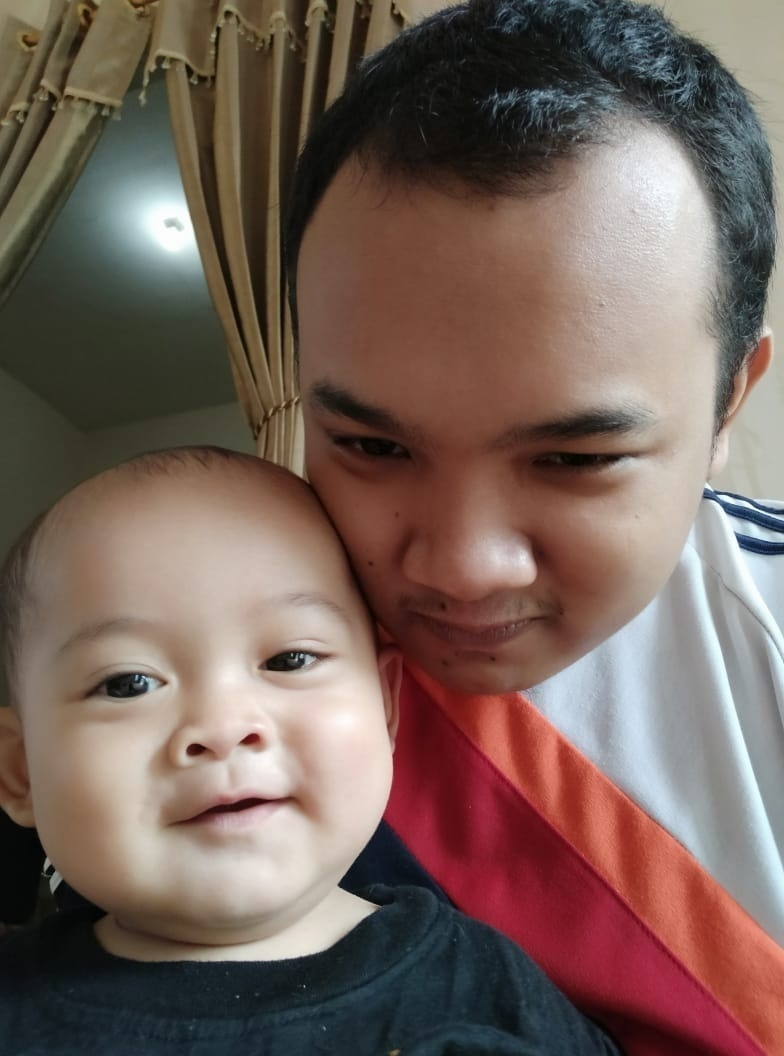
#> input picture Image Procesing Sederhana/foto.jpeg, 784 x 1056 px
$ jupyter execute main.ipynb   (shell and % lines are left out)
#> lines starting #> are read from the running program, lines starting #| are printed output that depends on the picture; after the words box and inside, x2 and y2 are one past the last pixel; in counts of white or black regions, pixels touching at a corner belong together
# Image Processing
Simple examples of image processing concepts on OpenCV. Concepts that we will explored:
Data structures
Color and color conversions
Thresholding and masking
Blurring
Edges

[cell 1]
import matplotlib, cv2
import numpy as np
import matplotlib.pyplot as plt
import matplotlib.image as mpimg

[cell 2]
# read an image
img = cv2.imread('foto.jpeg')
#> img is the input picture: shape (1056, 784, 3); mean B, G, R 90.1, 98, 118.1
im = mpimg.imread('foto.jpeg')

# show image format (basically a 3-d array of pixel color info, in BGR format)
# print('OpenCV : %s \n\n Matplotlib : %s' % (img, im))

[cell 3]
# convert image to RGB color for matplotlib
img = cv2.cvtColor(img, cv2.COLOR_BGR2RGB)

# show image with matplotlib
plt.imshow(img)

[cell 4]
# convert image to grayscale
gray_img = cv2.cvtColor(img, cv2.COLOR_RGB2GRAY)
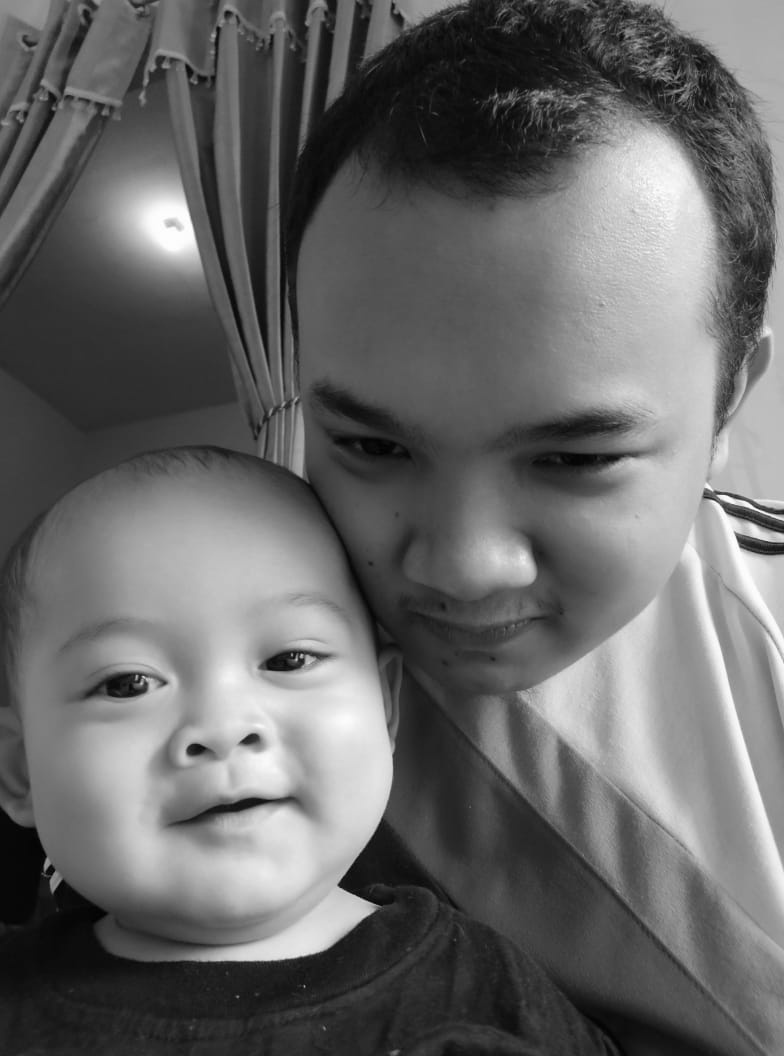
#> gray_img: shape (1056, 784); min 0, max 255, mean 103.1

# grayscale image represented as a 2-d array
print(gray_img)
#> (printed output is left out)

[cell 5]
# have to convert grayscale back to RGB for plt.imshow()
plt.imshow(cv2.cvtColor(gray_img, cv2.COLOR_GRAY2RGB))

# Finding the average color of an image

[cell 6]
# find average per row
# np.average() takes in an axis argument which finds the average across that axis.
average_color_per_row = np.average(img, axis=0)
#> average_color_per_row = 784 rows, first 8: [62.38, 58.2, 45.08], [62.45, 58.3, 45.12], [62.62, 58.23, 45.12], [62.44, 58.08, 44.89], [62.45, 57.96, 44.87], [62.58, 58.11, 44.93], [62.98, 58.31, 45.16], [63.14, 58.46, 45.26]

# find average across average per row
average_color = np.average(average_color_per_row, axis=0)
#> average_color = [118.1, 98.05, 90.09]

# convert back to uint8
average_color = np.uint8(average_color)
#> average_color = [118, 98, 90]
print(average_color)
#| [118  98  90]

[cell 7]
# create 100 x 100 pixel array with average color value
average_color_img = np.array([[average_color]*100]*100, np.uint8)
plt.imshow(average_color_img)

# Binary thresholding on grayscale image

[cell 8]
# threshold for grayscale image
_, threshold_img = cv2.threshold(gray_img, 60, 255, cv2.THRESH_BINARY)
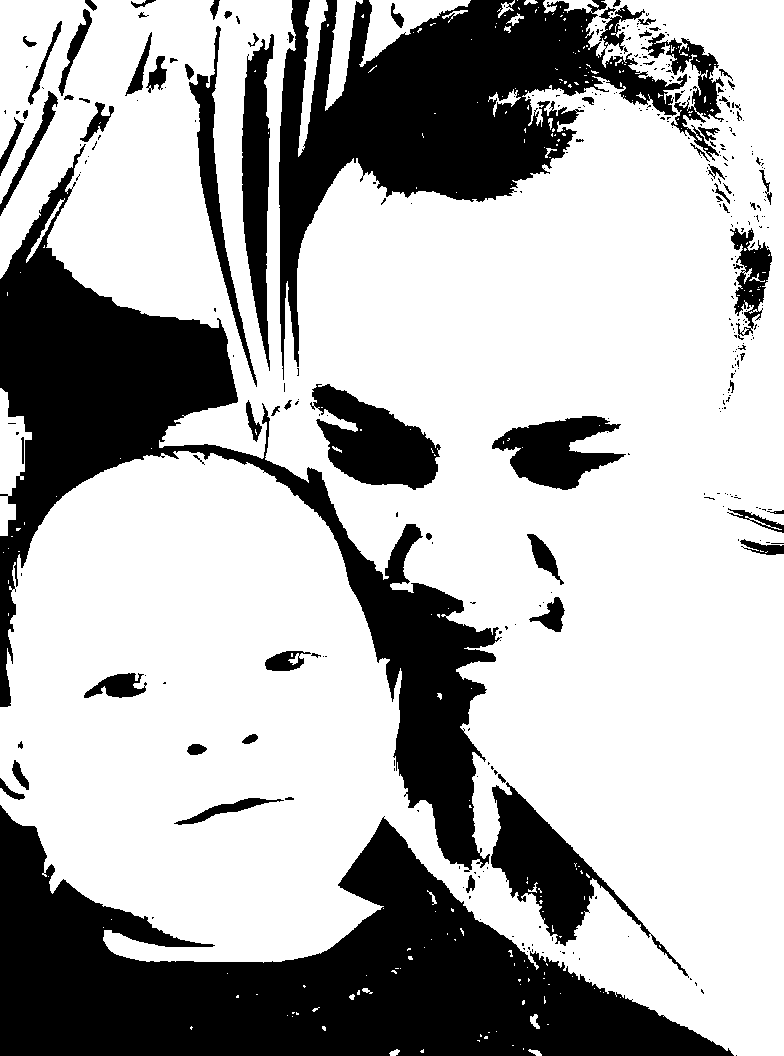
#> threshold_img: shape (1056, 784); 69% white; 353 black regions (276 under 20 px), largest, box (x1, y1, x2, y2) and area: (0, 805, 734, 1056) 86857, (0, 144, 502, 872) 67558, (279, 0, 687, 380) 52914

threshold_img = cv2.cvtColor(threshold_img, cv2.COLOR_GRAY2RGB)
plt.figure(figsize=(15,15))
plt.imshow(threshold_img)

# Binary thresholding on color

[cell 9]
# open new Mondrian Piet painting photo
piet = cv2.imread('foto.jpeg')
piet_hsv = cv2.cvtColor(piet, cv2.COLOR_BGR2HSV)
#> piet_hsv: shape (1056, 784, 3); mean H, S, V 45, 86.4, 122.2

[cell 10]
plt.imshow(cv2.cvtColor(piet, cv2.COLOR_BGR2RGB))

[cell 11]
# threshold for hue channel in blue range
blue_min = np.array([85, 60, 60], np.uint8)
blue_max = np.array([150, 255, 255], np.uint8)
threshold_blue_img = cv2.inRange(piet_hsv, blue_min, blue_max)
#> threshold_blue_img: shape (1056, 784); 2.5% white; 297 white regions (258 under 20 px), largest, box (x1, y1, x2, y2) and area: (411, 935, 590, 1056) 5345, (523, 0, 702, 105) 4543, (270, 902, 471, 1026) 2825

# show threshold bits
threshold_blue_img = cv2.cvtColor(threshold_blue_img, cv2.COLOR_GRAY2RGB)
plt.imshow(threshold_blue_img)

 # Using binary thresholding to obtain an image mask

[cell 12]
upstate = cv2.imread('foto.jpeg')
upstate_hsv = cv2.cvtColor(upstate, cv2.COLOR_BGR2HSV)

plt.imshow(cv2.cvtColor(upstate_hsv, cv2.COLOR_HSV2RGB))

[cell 13]
mask_inverse = cv2.inRange(upstate_hsv, blue_min, blue_max)
mask = cv2.bitwise_not(mask_inverse)
plt.imshow(cv2.cvtColor(mask, cv2.COLOR_GRAY2RGB))

[cell 14]
# convert single channel mask back into 3 channels
mask_rgb = cv2.cvtColor(mask, cv2.COLOR_GRAY2RGB)

# perform bitwise and on mask to obtain cut-out image that is not blue
masked_upstate = cv2.bitwise_and(upstate, mask_rgb)

# replace the cut-out parts with white
masked_replace_white = cv2.addWeighted(masked_upstate, 1, \
                                       cv2.cvtColor(mask_inverse, cv2.COLOR_GRAY2RGB), 1, 0)

plt.imshow(cv2.cvtColor(masked_replace_white, cv2.COLOR_BGR2RGB))

# Gaussian Blur

[cell 15]
img = cv2.imread('foto.jpeg')
plt.imshow(cv2.cvtColor(img, cv2.COLOR_BGR2RGB))

[cell 16]
# preproccess with blurring, with 5x5 kernel
img_blur_small = cv2.GaussianBlur(img, (5,5), 0)
cv2.imwrite('foto-gausian-blur.jpeg', img_blur_small)
plt.imshow(cv2.cvtColor(img_blur_small, cv2.COLOR_BGR2RGB))

[cell 17]
img_blur_large = cv2.GaussianBlur(img, (15,15), 0)
cv2.imwrite('foto-gausian-blur2.jpeg', img_blur_large)
plt.imshow(cv2.cvtColor(img_blur_large, cv2.COLOR_BGR2RGB))

[cell 18]
# threshold on regular image
gray_img = cv2.cvtColor(img, cv2.COLOR_BGR2GRAY)
_, threshold_img = cv2.threshold(gray_img, 100, 255, cv2.THRESH_BINARY)
#> threshold_img: shape (1056, 784); 44.2% white; 440 white regions (376 under 20 px), largest, box (x1, y1, x2, y2) and area: (477, 0, 784, 1056) 179433, (19, 467, 398, 962) 134868, (85, 148, 206, 291) 11827
cv2.imwrite('foto-no-blur.jpeg', threshold_img)

plt.imshow(cv2.cvtColor(threshold_img, cv2.COLOR_GRAY2RGB))

[cell 19]
# using adaptive threshold instead of global
adaptive_thresh = cv2.adaptiveThreshold(gray_img,255,\
                                         cv2.ADAPTIVE_THRESH_GAUSSIAN_C,\
                                         cv2.THRESH_BINARY,11,2)
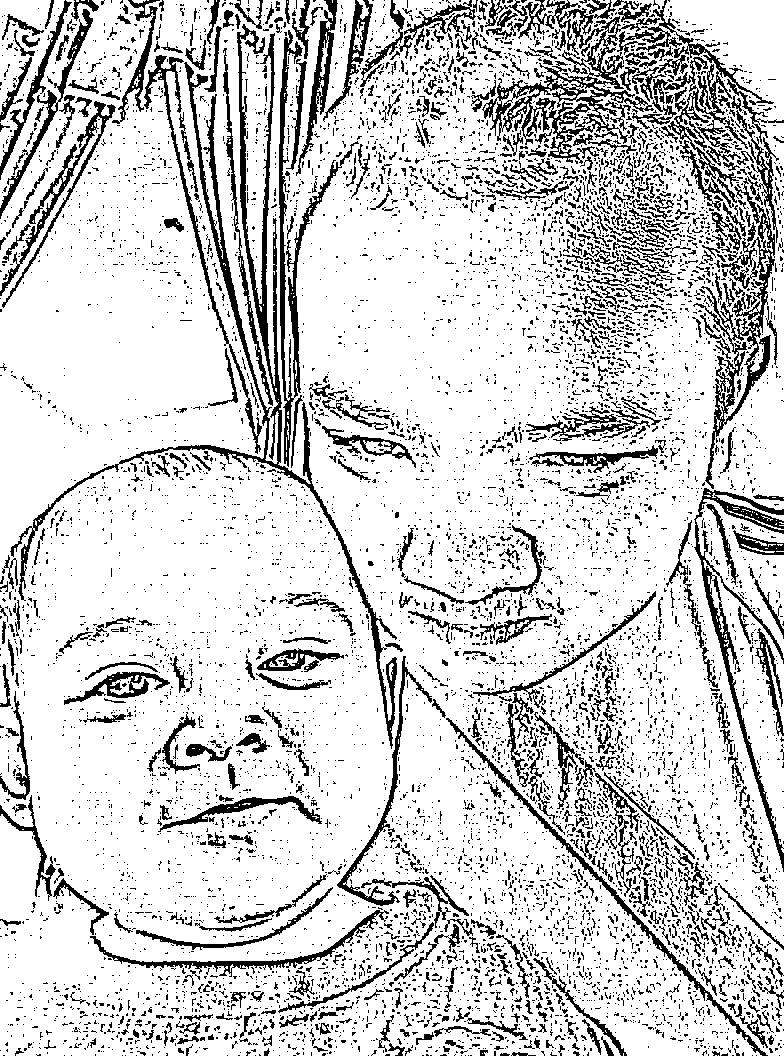
#> adaptive_thresh: shape (1056, 784); 81.9% white; 8586 black regions (7796 under 20 px), largest, box (x1, y1, x2, y2) and area: (10, 24, 397, 749) 10462, (482, 16, 660, 164) 5399, (617, 0, 784, 211) 4855
plt.imshow(cv2.cvtColor(adaptive_thresh, cv2.COLOR_GRAY2RGB))

# Contour and bounding boxes

[cell 20]
coins = cv2.imread('foto.jpeg')
plt.imshow(cv2.cvtColor(coins, cv2.COLOR_BGR2RGB))
cv2.imwrite('foto.jpeg', coins)
#> Out = True

[cell 21]
# get binary image and apply Gaussian blur
coins_gray = cv2.cvtColor(coins, cv2.COLOR_BGR2GRAY)
coins_preprocessed = cv2.GaussianBlur(coins_gray, (5, 5), 0)

plt.imshow(cv2.cvtColor(coins_preprocessed, cv2.COLOR_GRAY2RGB))

# Edge detection

Canny edge detector on OpenCV. Usage of edge detection versus thresholding to obtain binary image.

[cell 22]
cups = cv2.imread('foto.jpeg')
plt.imshow(cv2.cvtColor(cups, cv2.COLOR_BGR2RGB))
cv2.imwrite('foto.jpeg', cups)
#> Out = True

[cell 23]
# preprocess by blurring and grayscale
cups_preprocessed  = cv2.cvtColor(cv2.GaussianBlur(cups, (7,7), 0), cv2.COLOR_BGR2GRAY)

[cell 24]
# find binary image with thresholding
low_thresh = 125
high_thresh = 200
_, cups_thresh = cv2.threshold(cups_preprocessed, low_thresh, 255, cv2.THRESH_BINARY)
#> cups_thresh: shape (1056, 784); 33.1% white; 50 white regions (27 under 20 px), largest, box (x1, y1, x2, y2) and area: (518, 0, 784, 982) 151140, (56, 487, 394, 961) 104858, (101, 168, 203, 278) 8062
plt.imshow(cv2.cvtColor(cups_thresh, cv2.COLOR_GRAY2RGB))
cv2.imwrite('foto-tresh-low.jpeg', cups_thresh)

_, cups_thresh_hi = cv2.threshold(cups_preprocessed, high_thresh, 255, cv2.THRESH_BINARY)
#> cups_thresh_hi: shape (1056, 784); 7.6% white; 29 white regions (1 under 20 px), largest, box (x1, y1, x2, y2) and area: (213, 643, 391, 854) 17502, (607, 135, 709, 323) 12205, (218, 809, 322, 899) 5786
cv2.imwrite('foto-tresh-hi.jpeg', cups_thresh_hi)
#> Out = True

[cell 25]
# find binary image with edges
cups_edges = cv2.Canny(cups_preprocessed, threshold1=90, threshold2=110)
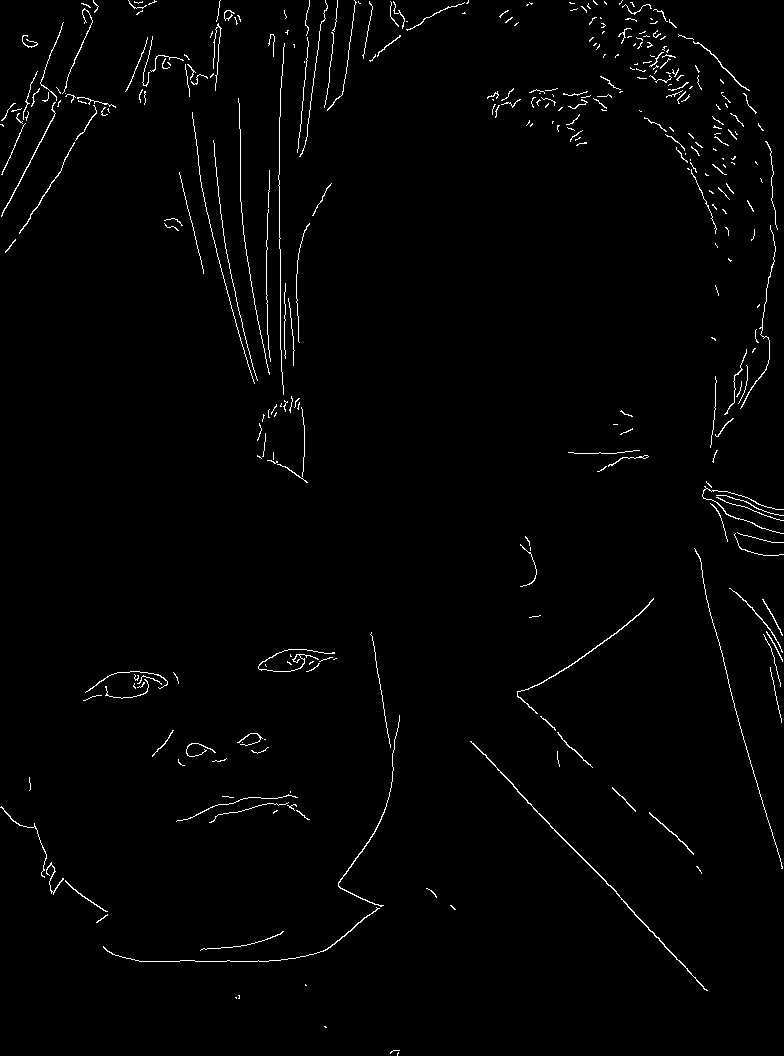
#> cups_edges: shape (1056, 784); 1.5% white in thin lines or dots
plt.imshow(cv2.cvtColor(cups_edges, cv2.COLOR_GRAY2RGB))
cv2.imwrite('foto-edge.jpeg', cups_edges)
#> Out = True

[cell 26]
#sobel edge detection
def sobelOperator(img):
    container = np.copy(img)
    size = container.shape
#> size = (1056, 784)
    for i in range(1, size[0] - 1):
        for j in range(1, size[1] - 1):
            gx = (img[i - 1][j + 1] + 2*img[i][j + 1] + img[i + 1][j + 1]) - (img[i - 1][j - 1] + 2*img[i][j - 1] + img[i + 1][j - 1])
            gy = (img[i - 1][j - 1] + 2*img[i - 1][j] + img[i - 1][j + 1]) - (img[i + 1][j - 1] + 2*img[i + 1][j] + img[i + 1][j + 1])
            container[i][j] = min(255, np.sqrt(gx**2 + gy**2))
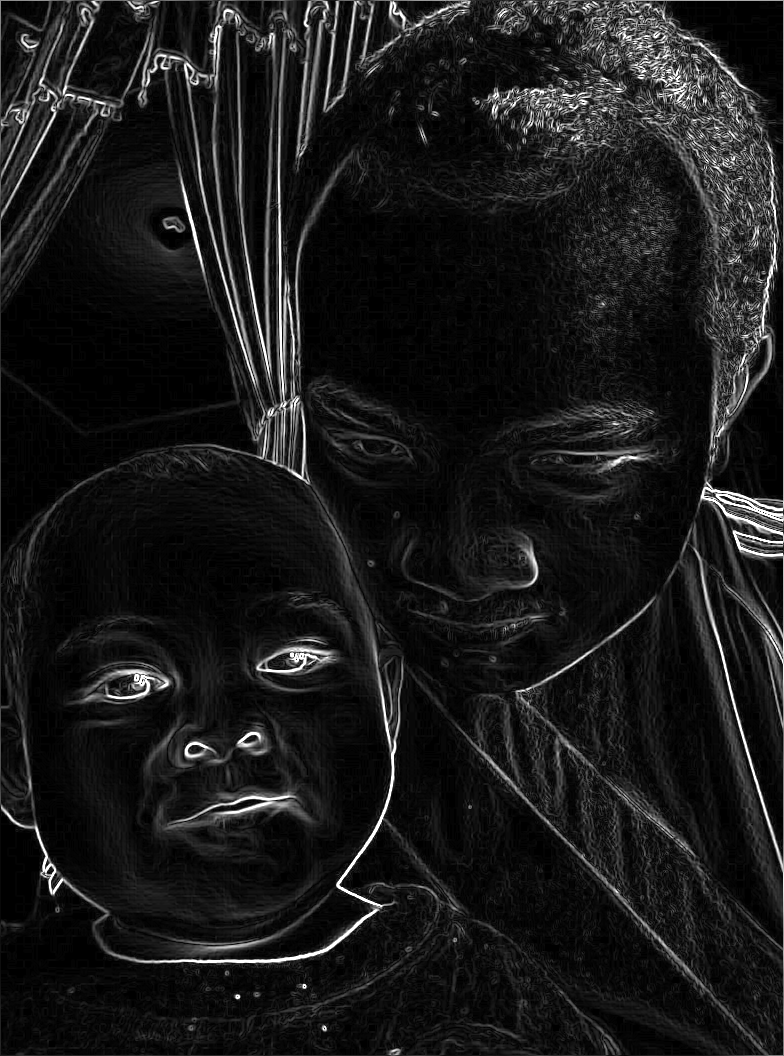
#> container: shape (1056, 784); min 0, max 255, mean 25.7
    return container
    pass
img = cv2.cvtColor(cv2.imread("foto.jpeg"), cv2.COLOR_BGR2GRAY)
img = sobelOperator(img)
img = cv2.cvtColor(img, cv2.COLOR_GRAY2RGB)
#> img: shape (1056, 784, 3)
plt.imshow(img)
plt.show()
